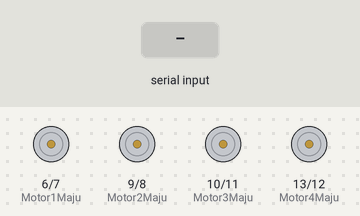
Recording of a program running on a simulated Arduino Mega 2560, built with avr-gcc and run on an emulated ATmega2560. Shown: motor-driver pin pairs drawn as motors (green arrow = first pin HIGH = forward, orange = second pin HIGH = backward, longer = more drive). The test bench sets the inputs (shaded band).

Above: at 1.2 s.
1.3 s: "F\n" received over the second serial link
At 1.8 s:
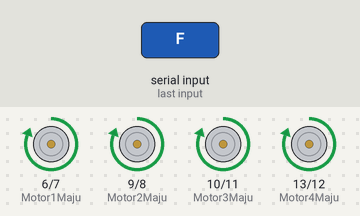
2.9 s: "B\n" received over the second serial link
At 4.1 s:
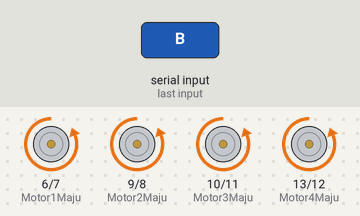
4.4 s: "R\n" received over the second serial link
At 5.4 s:
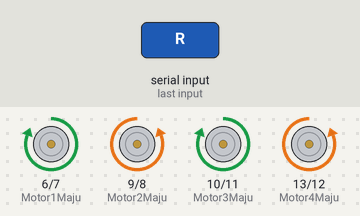
5.9 s: "L\n" received over the second serial link
At 6.6 s:
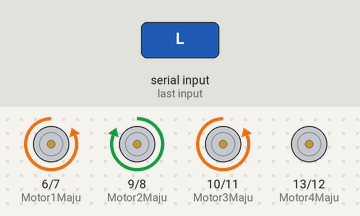
7.4 s: "1\n" received over the second serial link
At 7.7 s:
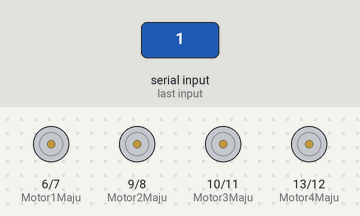
8.9 s: "L\n" received over the second serial link
At 10.0 s:
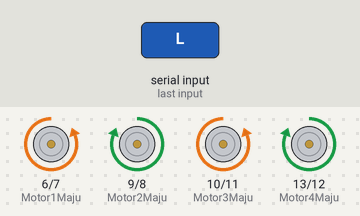
Timing chart, 0 to 11.4 s (numbered marks = the images above; inputs shaded):
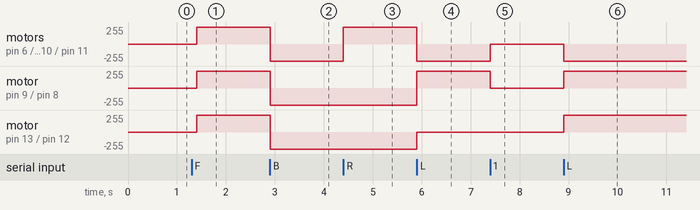

The program:

main.cpp
```cpp
#include <Arduino.h>
// #include <IRremote.h>
//#include <SoftwareSerial.h>

#define Motor1Maju 6
#define Motor1Mundur 7
#define Motor2Maju 9
#define Motor2Mundur 8
#define Motor3Maju 10
#define Motor3Mundur 11
#define Motor4Maju 13
#define Motor4Mundur 12
//#define IRPin 2

unsigned long kodeTombolTerakhir;
unsigned long terakhirDitekan;
bool ditekan = false;
String commandBT;
//SoftwareSerial BTSerial(22, 24); // RX, TX


// put function declarations here:
void berhenti();
void maju();
void mundur();
void kanan();
void kiri();
void bacaIR();
void gerakan();
void bacaBT();
void gerakanBT();

void setup() {
  // put your setup code here, to run once:
  Serial.begin(9600);
  // IrReceiver.begin(IRPin, false);
  Serial1.begin(9600);
  pinMode(Motor1Maju, OUTPUT);
  pinMode(Motor1Mundur, OUTPUT);
  pinMode(Motor2Maju, OUTPUT);
  pinMode(Motor2Mundur, OUTPUT);
  pinMode(Motor3Maju, OUTPUT);
  pinMode(Motor3Mundur, OUTPUT);
  pinMode(Motor4Maju, OUTPUT);
  pinMode(Motor4Mundur, OUTPUT);
}

void loop() {
  // put your main code here, to run repeatedly:
  //berhenti(2000);

  // maju(2000);
  // // berhenti(1000);
  // mundur(2000);
  // // berhenti(1000);
  // kanan();
  // // berhenti(1000);
  // kiri(2000);
  // // berhenti(1000);
  // bacaIR();
  //Serial.println(kodeIR);
  bacaBT();
}

void berhenti(){
  // Serial.println("Berhenti");
  digitalWrite(Motor1Maju, LOW);
  digitalWrite(Motor1Mundur, LOW);
  digitalWrite(Motor2Maju, LOW);
  digitalWrite(Motor2Mundur, LOW);
  digitalWrite(Motor3Maju, LOW);
  digitalWrite(Motor3Mundur, LOW);
  digitalWrite(Motor4Maju, LOW);
  digitalWrite(Motor4Mundur, LOW);
}

void maju(){
  // Serial.println("Maju");
  digitalWrite(Motor1Maju, HIGH);
  digitalWrite(Motor1Mundur, LOW);
  digitalWrite(Motor2Maju, HIGH);
  digitalWrite(Motor2Mundur, LOW);
  digitalWrite(Motor3Maju, HIGH);
  digitalWrite(Motor3Mundur, LOW);
  digitalWrite(Motor4Maju, HIGH);
  digitalWrite(Motor4Mundur, LOW);
}

void mundur(){
  // Serial.println("Mundur");
  digitalWrite(Motor1Maju, LOW);
  digitalWrite(Motor1Mundur, HIGH);
  digitalWrite(Motor2Maju, LOW);
  digitalWrite(Motor2Mundur, HIGH);
  digitalWrite(Motor3Maju, LOW);
  digitalWrite(Motor3Mundur, HIGH);
  digitalWrite(Motor4Maju, LOW);
  digitalWrite(Motor4Mundur, HIGH);
}

void kanan(){
  // Serial.println("Kanan");
  digitalWrite(Motor1Maju, HIGH);
  digitalWrite(Motor1Mundur, LOW);
  digitalWrite(Motor2Maju, LOW);
  digitalWrite(Motor2Mundur, HIGH);
  digitalWrite(Motor3Maju, HIGH);
  digitalWrite(Motor3Mundur, LOW);
  digitalWrite(Motor4Maju, LOW);
  digitalWrite(Motor4Mundur, HIGH);
}


void kiri() {
  // Serial.println("Kiri");
  digitalWrite(Motor1Maju, LOW);
  digitalWrite(Motor1Mundur, HIGH);
  digitalWrite(Motor2Maju, HIGH);
  digitalWrite(Motor2Mundur, LOW);
  digitalWrite(Motor3Maju, LOW);
  digitalWrite(Motor3Mundur, HIGH);
  digitalWrite(Motor4Maju, HIGH);
}

// void bacaIR(){
//   if (IrReceiver.decode()) {
//     if (IrReceiver.decodedIRData.flags & IRDATA_FLAGS_IS_REPEAT) {
//       Serial.println("ditekan");
//       ditekan = true;
//     } else {
//       kodeTombolTerakhir = IrReceiver.decodedIRData.command;
//       gerakan();
//       Serial.print("Kode Tombol: ");
//       Serial.println(kodeTombolTerakhir);
//       ditekan = false;
//     }
//     terakhirDitekan = millis();
//     IrReceiver.resume();
//   }

//   if (ditekan && millis() - terakhirDitekan > 200) {
//     berhenti();
//     Serial.println("Tombol Dilepas");
//     ditekan = false;
//   }
// }

// void gerakan() {
//   switch (kodeTombolTerakhir) {
//     case 24:
//       maju();
//       break;
//     case 82:
//       mundur();
//       break;
//     case 90:
//       kanan();
//       break;
//     case 8:
//       kiri();
//       break;
//     default:
//       berhenti();
//       break;
//   }
// }

void bacaBT() {
  // Serial.print("Baca BT ");
  // Serial.println(BTSerial.available());
  // if (BTSerial.available()) {
  //   commandBT = Serial.readStringUntil('\n');
  //   Serial.print("Command: ");
  //   Serial.println(commandBT);
  //   gerakanBT();
  // }


  // if (BTSerial.available()) {
  //   commandBT = BTSerial.readStringUntil('\n');
  //   Serial.print("Command: ");
  //   Serial.println(commandBT);
  //   gerakanBT();
  // }

  if (Serial1.available()) {
    commandBT = Serial1.readStringUntil('\n');
    commandBT.trim();
    gerakanBT();
  }
  delay(100);
}

void gerakanBT() {
  if (commandBT == "F") {
    maju();
  } else if (commandBT == "B") {
    mundur();
  } else if (commandBT == "R") {
    kanan();
  } else if (commandBT == "L") {
    kiri();
  } else {
    berhenti();
  }
}
```

Measured:
- after the input at 1.3 s, motor on pin 6 (Motor1Maju) / pin 7 (Motor1Mundur), motor on pin 9 (Motor2Maju) / pin 8 (Motor2Mundur), motor on pin 10 (Motor3Maju) / pin 11 (Motor3Mundur), motor on pin 13 (Motor4Maju) / pin 12 (Motor4Mundur): stopped → forward 255/255 after 0.10 s
- after the input at 2.9 s, motor on pin 6 (Motor1Maju) / pin 7 (Motor1Mundur), motor on pin 9 (Motor2Maju) / pin 8 (Motor2Mundur), motor on pin 10 (Motor3Maju) / pin 11 (Motor3Mundur), motor on pin 13 (Motor4Maju) / pin 12 (Motor4Mundur): forward 255/255 → backward 255/255 at once
- after the input at 4.4 s, motor on pin 6 (Motor1Maju) / pin 7 (Motor1Mundur), motor on pin 10 (Motor3Maju) / pin 11 (Motor3Mundur): backward 255/255 → forward 255/255 at once
- after the input at 5.9 s, motor on pin 6 (Motor1Maju) / pin 7 (Motor1Mundur): forward 255/255 → backward 255/255 at once; motor on pin 9 (Motor2Maju) / pin 8 (Motor2Mundur): backward 255/255 → forward 255/255 at once
- after the input at 7.4 s, motor on pin 6 (Motor1Maju) / pin 7 (Motor1Mundur), motor on pin 10 (Motor3Maju) / pin 11 (Motor3Mundur): backward 255/255 → stopped at once; motor on pin 9 (Motor2Maju) / pin 8 (Motor2Mundur): forward 255/255 → stopped at once
- after the input at 8.9 s, motor on pin 6 (Motor1Maju) / pin 7 (Motor1Mundur), motor on pin 10 (Motor3Maju) / pin 11 (Motor3Mundur): stopped → backward 255/255 at once; motor on pin 9 (Motor2Maju) / pin 8 (Motor2Mundur), motor on pin 13 (Motor4Maju) / pin 12 (Motor4Mundur): stopped → forward 255/255 at once
